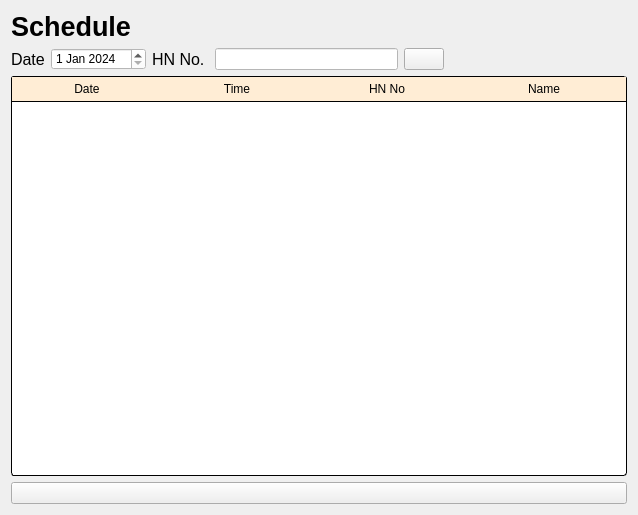
                 <widget class="QWidget" name="schedule_page">
                  <layout class="QVBoxLayout" name="verticalLayout_15">
                   <item>
                    <layout class="QHBoxLayout" name="horizontalLayout_41">
                     <item>
                      <widget class="QLabel" name="label_23">
                       <property name="styleSheet">
                        <string notr="true">font: 20pt;
font-weight: bold;</string>
                       </property>
                       <property name="text">
                        <string>Schedule</string>
                       </property>
                      </widget>
                     </item>
                     <item>
                      <spacer name="horizontalSpacer_46">
                       <property name="orientation">
                        <enum>Qt::Horizontal</enum>
                       </property>
                       <property name="sizeHint" stdset="0">
                        <size>
                         <width>40</width>
                         <height>20</height>
                        </size>
                       </property>
                      </spacer>
                     </item>
                    </layout>
                   </item>
                   <item>
                    <layout class="QHBoxLayout" name="horizontalLayout_42">
                     <item>
                      <widget class="QLabel" name="label_4">
                       <property name="styleSheet">
                        <string notr="true">font: 12pt;</string>
                       </property>
                       <property name="text">
                        <string>Date</string>
                       </property>
                      </widget>
                     </item>
                     <item>
                      <widget class="QDateEdit" name="date_search_button">
                       <property name="styleSheet">
                        <string notr="true">background-color: white;</string>
                       </property>
                       <property name="date">
                        <date>
                         <year>2024</year>
                         <month>1</month>
                         <day>1</day>
                        </date>
                       </property>
                      </widget>
                     </item>
                     <item>
                      <widget class="QLabel" name="label_24">
                       <property name="styleSheet">
                        <string notr="true">font: 12pt;</string>
                       </property>
                       <property name="text">
                        <string>HN No. </string>
                       </property>
                      </widget>
                     </item>
                     <item>
                      <widget class="QLineEdit" name="search_hnNo_button">
                       <property name="styleSheet">
                        <string notr="true">background-color: white;</string>
                       </property>
                      </widget>
                     </item>
                     <item>
                      <widget class="QPushButton" name="search_button">
                       <property name="styleSheet">
                        <string notr="true"/>
                       </property>
                       <property name="text">
                        <string/>
                       </property>
                       <property name="icon">
                        <iconset>
                         <normaloff>static/19.png</normaloff>static/19.png</iconset>
                       </property>
                       <property name="iconSize">
                        <size>
                         <width>40</width>
                         <height>40</height>
                        </size>
                       </property>
                      </widget>
                     </item>
                     <item>
                      <spacer name="horizontalSpacer_47">
                       <property name="orientation">
                        <enum>Qt::Horizontal</enum>
                       </property>
                       <property name="sizeHint" stdset="0">
                        <size>
                         <width>40</width>
                         <height>20</height>
                        </size>
                       </property>
                      </spacer>
                     </item>
                    </layout>
                   </item>
                   <item>
                    <widget class="QTableWidget" name="doctor_schedule_table">
                     <property name="minimumSize">
                      <size>
                       <width>0</width>
                       <height>400</height>
                      </size>
                     </property>
                     <property name="styleSheet">
                      <string notr="true">QScrollBar{
	background-color: rgb(222, 224, 224);
}
QTableWidget{
	background-color: rgb(255, 255, 255);
	border-radius: 3px;
	border: 1px solid black;
}

QHeaderView::section{
	background-color: rgb(255, 237, 213);
	border: none;
	border-bottom: 1px solid black;
	padding: 3px 5px;
}

QHeaderView::item{
	border-bottom: 1px solid black;
	background-color: rgb(255, 255, 246);
	text-align: left;
	padding-left: 3px;
}


</string>
                     </property>
                     <property name="sizeAdjustPolicy">
                      <enum>QAbstractScrollArea::AdjustToContents</enum>
                     </property>
                     <attribute name="horizontalHeaderDefaultSectionSize">
                      <number>150</number>
                     </attribute>
                     <attribute name="horizontalHeaderStretchLastSection">
                      <bool>true</bool>
                     </attribute>
                     <attribute name="verticalHeaderVisible">
                      <bool>false</bool>
                     </attribute>
                     <attribute name="verticalHeaderStretchLastSection">
                      <bool>false</bool>
                     </attribute>
                     <column>
                      <property name="text">
                       <string>Date</string>
                      </property>
                     </column>
                     <column>
                      <property name="text">
                       <string>Time</string>
                      </property>
                     </column>
                     <column>
                      <property name="text">
                       <string>HN No</string>
                      </property>
                     </column>
                     <column>
                      <property name="text">
                       <string>Name</string>
                      </property>
                     </column>
                    </widget>
                   </item>
                   <item>
                    <widget class="QPushButton" name="pushButton">
                     <property name="text">
                      <string/>
                     </property>
                    </widget>
                   </item>
                  </layout>
                 </widget>
